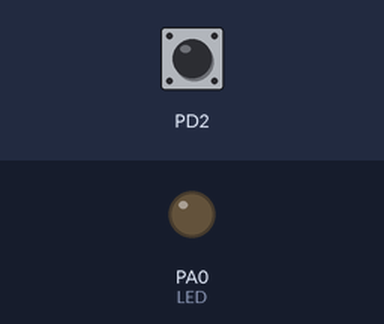
Recording of a program running on a simulated ATmega32, built with avr-gcc and emulated at 16 MHz (the files do not name the chip). Parts: output pins drawn as LEDs (lit = HIGH). Inputs (shaded band) come from the test bench; at power-on: PD2 HIGH.

Above: at 1.2 s.
1.3 s: PD2 pulled LOW for 0.15 s
At 2.5 s:
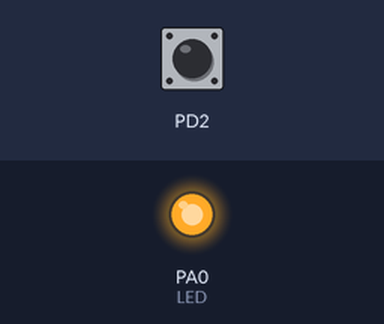
2.9 s: PD2 pulled LOW for 1 s
At 4.9 s:
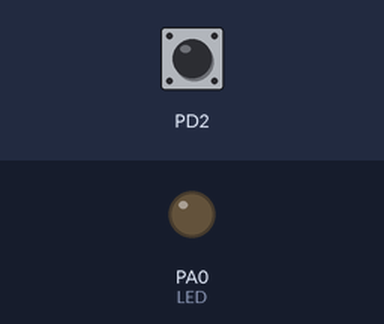
5.4 s: PD2 pulled LOW for 3.2 s
At 9.7 s:
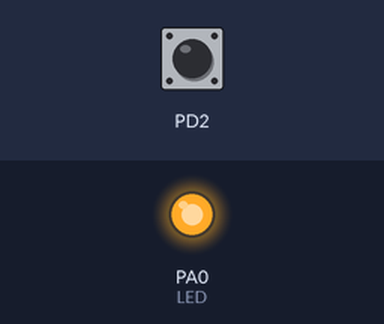
Timing chart, 0 to 11.2 s (numbered marks = the images above; inputs shaded):
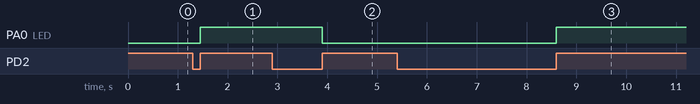

Measured:
- after the input at 1.3 s, PA0 (LED): LOW → HIGH after 0.15 s
- after the input at 2.9 s, PA0 (LED): HIGH → LOW after 1.0 s
- after the input at 5.4 s, PA0 (LED): LOW → HIGH after 3.2 s

The program:

main.cpp
```cpp
#include "config.h"

int main(void) {

        DDRD &= ~(1 << PD2); //PD2 sbg. Input (INT0)
        PORTD |= (1 << PD2); //R-pullup ON

        DDRA |= (1 << PA0); //PA0 sbg. Out (LED)

        MCUCR |= (1 << ISC01) | (1 << ISC00); //INT0 aktif transisi naik
        GICR |= (1 << INT0); //Enable INT0
        sei();

        for (;;) {

        }
}

SIGNAL(INT0_vect) {
        PORTA ^= (1 << PA0);
}
```

config.h
```cpp
#include "avr/io.h"
#define F_CPU 16000000UL
#include "util/delay.h"
#include <string.h>
#include <stdlib.h>
#include <stdio.h>
#include <ctype.h>
#include <util/atomic.h>
#include <avr/interrupt.h>

#define vint volatile unsigned int

void getKey();
void set(vint* port_x, char val);
void shiftDisp(void);
void display(void);
```
